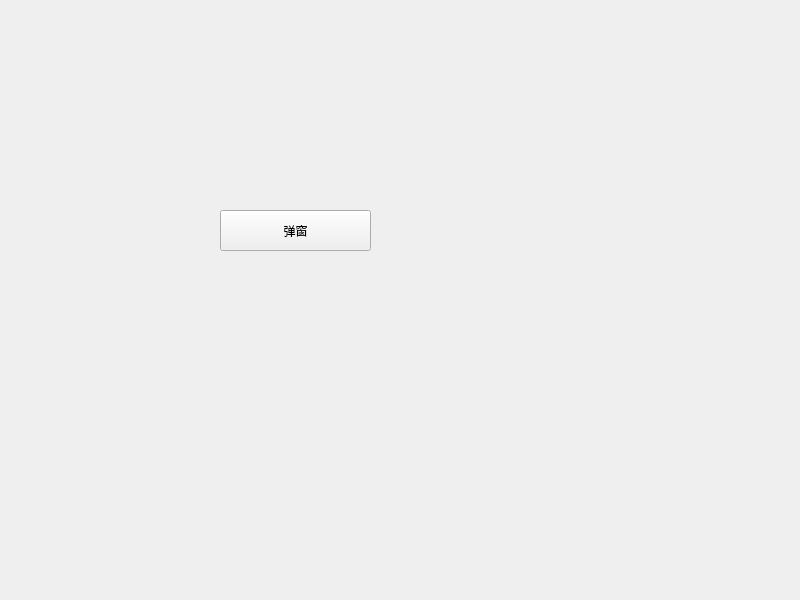
<?xml version="1.0" encoding="UTF-8"?>
<ui version="4.0">
 <class>Widget</class>
 <widget class="QWidget" name="Widget">
  <property name="geometry">
   <rect>
    <x>0</x>
    <y>0</y>
    <width>800</width>
    <height>600</height>
   </rect>
  </property>
  <property name="windowTitle">
   <string>Widget</string>
  </property>
  <widget class="QPushButton" name="pushButton">
   <property name="geometry">
    <rect>
     <x>220</x>
     <y>210</y>
     <width>151</width>
     <height>41</height>
    </rect>
   </property>
   <property name="text">
    <string>弹窗</string>
   </property>
  </widget>
 </widget>
 <resources/>
 <connections/>
</ui>
